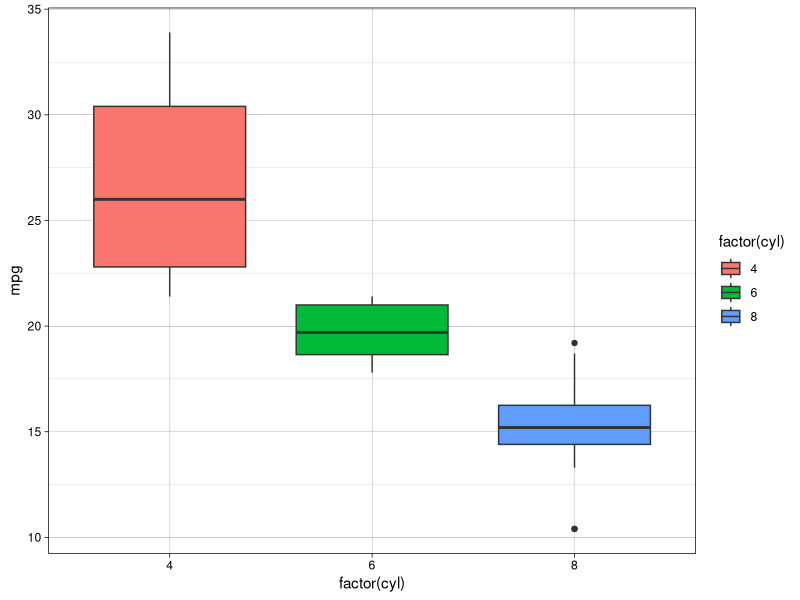

The R script that drew this image:
library(ggplot2)

df <- mtcars

pl <- ggplot(df, aes(x=factor(cyl), y=mpg))

print(pl + geom_boxplot(aes(fill=factor(cyl))) + theme_linedraw())